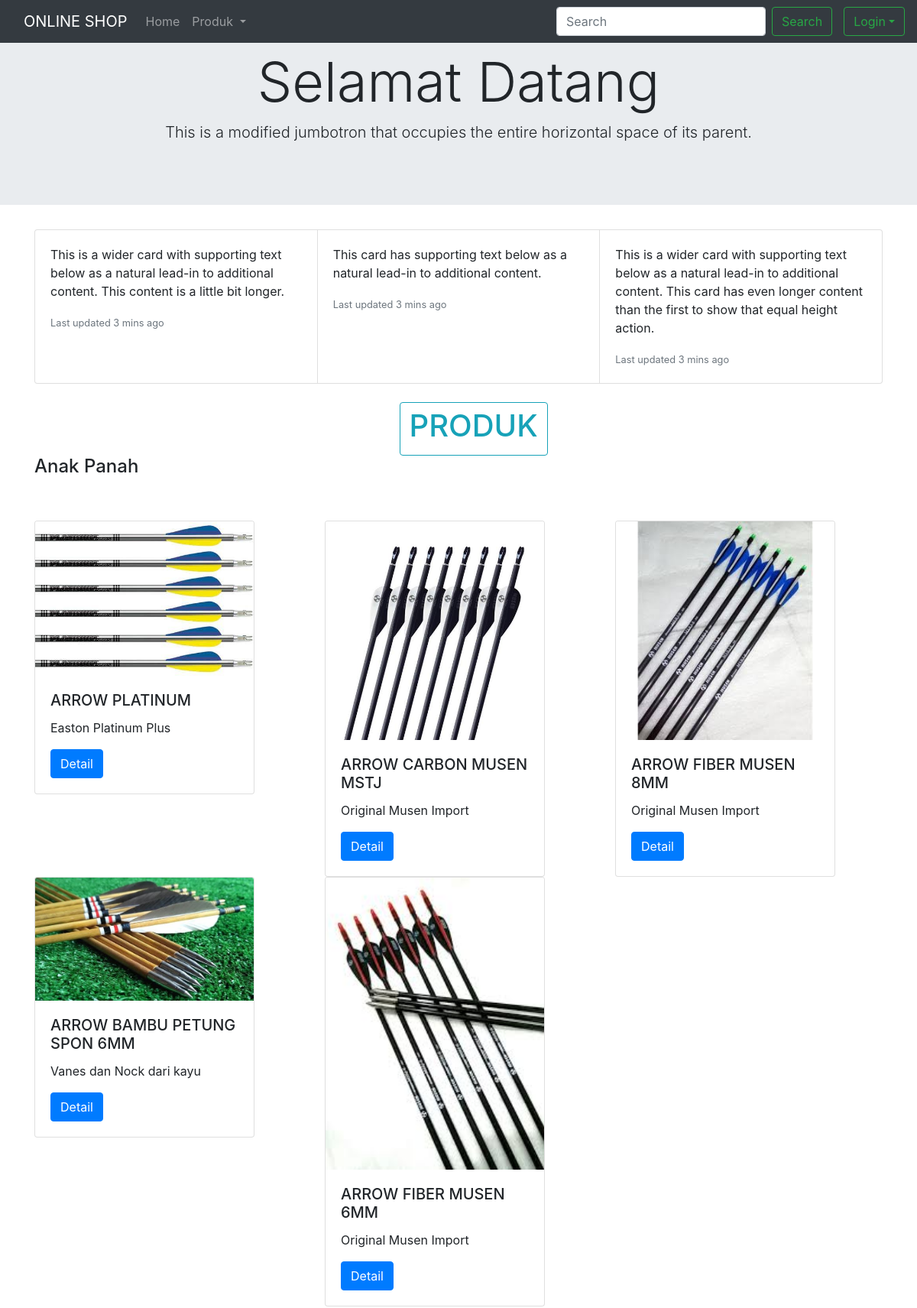
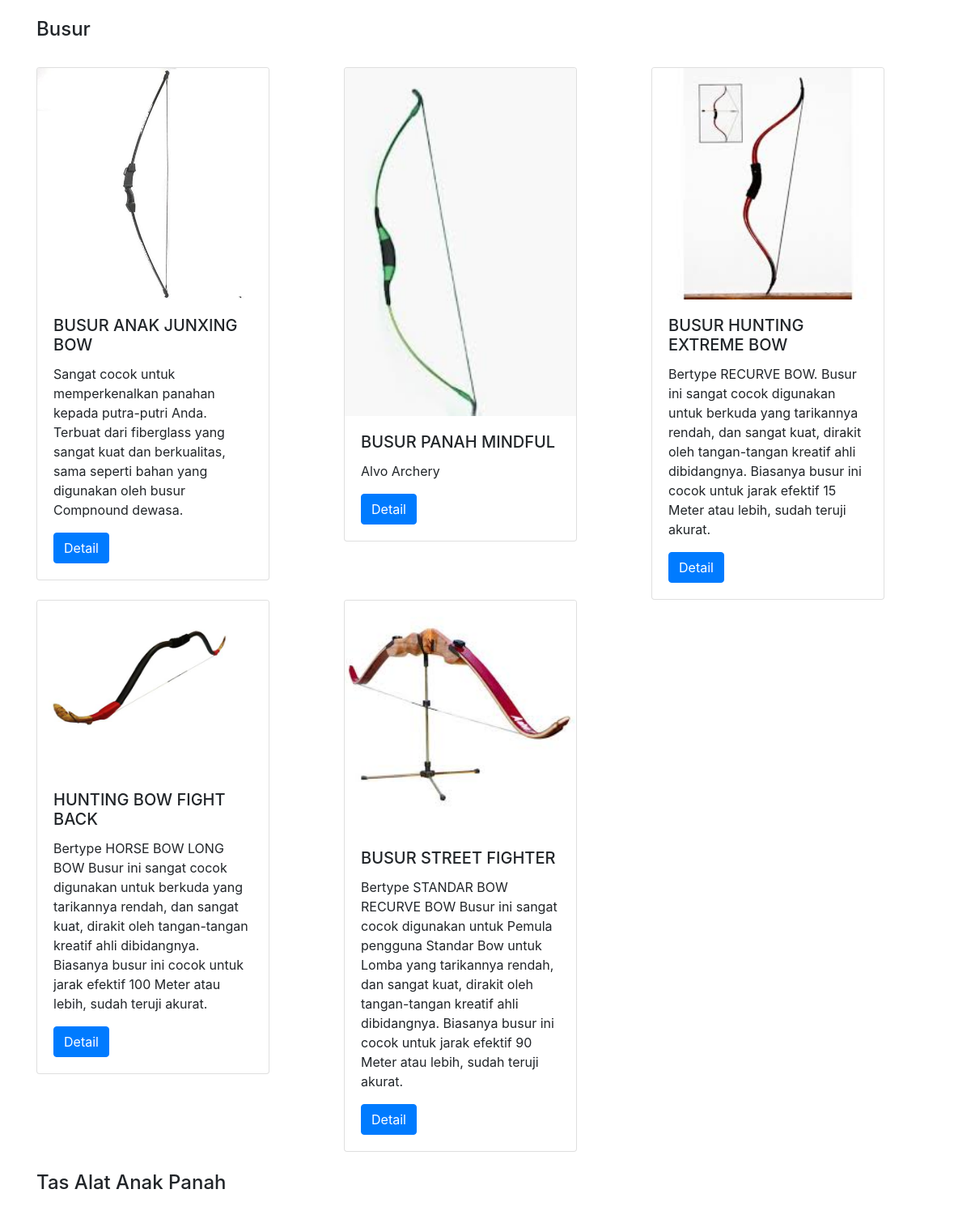
The page / (upper part) on the database its author committed (2 pictures, top to bottom).
### tables this page shows
CREATE TABLE `produk` (
  `id` int(3) NOT NULL,
  `id_kategori` int(3) NOT NULL,
  `nama_produk` varchar(50) NOT NULL,
  `deskripsi` text NOT NULL,
  `harga` int(11) NOT NULL,
  `foto` varchar(200) NOT NULL
);

### index.php (the view, shortened to what this page needs)
<?php
include 'config.php';
?>
<!DOCTYPE html>
<html lang="en">
<head>
	<link rel="stylesheet" href="https://stackpath.bootstrapcdn.com/bootstrap/4.3.1/css/bootstrap.min.css">
</head>
<body>
	<nav class="navbar fixed-top navbar-expand-lg navbar-dark bg-dark">
		<div class="container">
	  <a class="navbar-brand" href="#">ONLINE SHOP</a>
	  <div class="collapse navbar-collapse" id="navbarSupportedContent">
	    <ul class="navbar-nav mr-auto">
	      <li class="nav-item">
	        <a class="nav-link" href="index.php">Home</a>
	      </li>
	      <li class="nav-item dropdown">
	        <a class="nav-link dropdown-toggle" href="#" id="navbarDropdown" role="button" data-toggle="dropdown" aria-haspopup="true" aria-expanded="false">
	          Produk
	        </a>
	      </li>
	    </ul>
	    <form class="form-inline my-2 my-lg-0" action="search.php" method="post">
	      <input class="form-control mr-sm-2" type="search" placeholder="Search" aria-label="Search" name="keyword">
	      <input class="btn btn-outline-success my-2 my-sm-0" type="submit" value="Search" name="Search">
	    </form>
	  </div>
	</div>
	<ul class="navbar-nav mr-auto">
	      <?php
if (isset($_SESSION['user'])) {
	?>
                      <div class="btn-group">
					  <button type="button" class="btn btn-outline-success dropdown-toggle" data-toggle="dropdown" data-display="static" aria-haspopup="true" aria-expanded="false"><i class="fas fa-user"></i>
					  </button>
					  <div class="dropdown-menu dropdown-menu-lg-right">
				    	<a href="logout.php" class="dropdown-item">logout</a>
					  </div>
					</div>
                      <?php
} else {
	?>
                    <div class="btn-group">
                    	<button type="button" class="btn btn-outline-success dropdown-toggle" data-toggle="dropdown" data-display="static" aria-haspopup="true" aria-expanded="false">Login</button>
                  <?php
}
?>
	  </ul>
	</nav>
	<div class="jumbotron jumbotron-fluid">
	  <div class="container text-center">
	    <h1 class="display-3">Selamat Datang</h1>
	    <p class="lead">This is a modified jumbotron that occupies the entire horizontal space of its parent.</p>
	  </div>
	</div>
	<div class="container">
		<div class="card-group">
		  <div class="card">
		    <div class="card-body">
		      <p class="card-text">This is a wider card with supporting text below as a natural lead-in to additional content. This content is a little bit longer.</p>
		      <p class="card-text"><small class="text-muted">Last updated 3 mins ago</small></p>
		    </div>
		  </div>
		  <div class="card">
		      <div class="card-body">
		      <p class="card-text">This card has supporting text below as a natural lead-in to additional content.</p>
		      <p class="card-text"><small class="text-muted">Last updated 3 mins ago</small></p>
		    </div>
		  </div>
		  <div class="card">
		    <div class="card-body">
		      <p class="card-text">This is a wider card with supporting text below as a natural lead-in to additional content. This card has even longer content than the first to show that equal height action.</p>
		      <p class="card-text"><small class="text-muted">Last updated 3 mins ago</small></p>
		    </div>
		  </div>
		</div>
	</div>
	<br>
	<div class="container">
		<div class="d-grid gap-2 col-2 mx-auto">
  <button class="btn btn-outline-info" type="text"><h1>PRODUK</h1></button>
</div>
		<h4>Anak Panah</h4><br><br>
		<div class="row">
				<?php
$query = $koneksi->query("SELECT * FROM produk p join kategori k on p.id_kategori = k.id_kategori where kategori = 'panah'");
while ($panah = $query->fetch_assoc()) {
	?>
			<div class="col-4">
				<div class="card" style="width: 18rem;">
					<img src="images/<?php echo $panah['foto']; ?>" class="card-img-top" alt="...">
				  <div class="card-body">
						<h5 class="card-title"><?php echo $panah['nama_produk']; ?></h5>
							<p class="card-text"><?php echo $panah['deskripsi']; ?></p>
							<a href="detailarrow.php?id=<?php echo $panah['id']; ?>" class="btn btn-primary">Detail</a>
				  </div>
				</div>
			</div>
		<?php }?>
		</div>
		<br>
		<h4>Busur</h4><br>
		<div class="row">
			<?php
$query = $koneksi->query("SELECT * FROM produk p join kategori k on p.id_kategori = k.id_kategori where kategori = 'busur'");
while ($busur = $query->fetch_assoc()) {
	?>
			<div class="col-lg-4">
				<div class="card" style="width: 18rem;">
					<img src="images/<?php echo $busur['foto']; ?>" class="card-img-top" alt="...">
					  <div class="card-body">
							<h5 class="card-title"><?php echo $busur['nama_produk']; ?></h5>
								<p class="card-text"><?php echo $busur['deskripsi']; ?></p>
								<a href="detailarrow.php?id=<?php echo $busur['id']; ?>" class="btn btn-primary">Detail</a>
					  </div>
				</div>
			</div>
			<?php }?>
		</div>
		<br><h4>Tas Alat Anak Panah</h4><br>
		<br><h4>Aksesoris</h4><br>
	</div>
</body>
</html>

### rows shown on the page
produk: foto (picture), nama_produk "ARROW PLATINUM", deskripsi "Easton Platinum Plus"
produk: foto (picture), nama_produk "ARROW CARBON MUSEN MSTJ", deskripsi "Original Musen Import"
produk: foto (picture), nama_produk "ARROW FIBER MUSEN 8MM", deskripsi "Original Musen Import"
produk: foto (picture), nama_produk "ARROW BAMBU PETUNG SPON 6MM", deskripsi "Vanes dan Nock dari kayu"
produk: foto (picture), nama_produk "ARROW FIBER MUSEN 6MM", deskripsi "Original Musen Import"
produk: foto (picture), nama_produk "BUSUR ANAK JUNXING BOW", deskripsi "Sangat cocok untuk memperkenalkan panahan kepada putra-putri Anda. Terbuat dari fiberglass yang sangat kuat dan berkualitas, sama seperti bahan yang digunakan oleh busur Compnound dewasa."
produk: foto (picture), nama_produk "BUSUR PANAH MINDFUL", deskripsi "Alvo Archery"
produk: foto (picture), nama_produk "BUSUR HUNTING EXTREME BOW", deskripsi "Bertype RECURVE BOW. Busur ini sangat cocok digunakan untuk berkuda yang tarikannya rendah, dan sangat kuat, dirakit oleh tangan-tangan kreatif ahli dibidangnya. Biasanya busur ini cocok untuk jarak efektif 15 Meter atau lebih, sudah teruji akurat."
produk: foto (picture), nama_produk "HUNTING BOW FIGHT BACK", deskripsi "Bertype HORSE BOW LONG BOW Busur ini sangat cocok digunakan untuk berkuda yang tarikannya rendah, dan sangat kuat, dirakit oleh tangan-tangan kreatif ahli dibidangnya. Biasanya busur ini cocok untuk jarak efektif 100 Meter atau lebih, sudah teruji akurat."
produk: foto (picture), nama_produk "BUSUR STREET FIGHTER", deskripsi "Bertype STANDAR BOW RECURVE BOW Busur ini sangat cocok digunakan untuk Pemula pengguna Standar Bow untuk Lomba yang tarikannya rendah, dan sangat kuat, dirakit oleh tangan-tangan kreatif ahli dibidangnya. Biasanya busur ini cocok untuk jarak efektif 90 Meter atau lebih, sudah teruji akurat."
